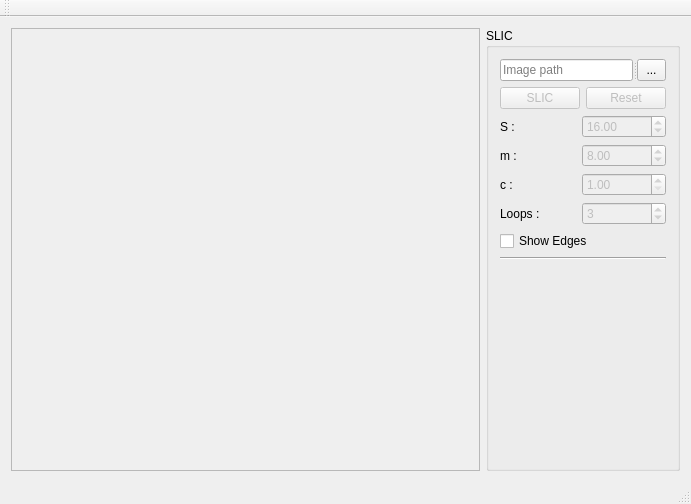
<?xml version="1.0" encoding="UTF-8"?>
<ui version="4.0">
 <class>QtGuiApplication1Class</class>
 <widget class="QMainWindow" name="QtGuiApplication1Class">
  <property name="geometry">
   <rect>
    <x>0</x>
    <y>0</y>
    <width>691</width>
    <height>504</height>
   </rect>
  </property>
  <property name="windowTitle">
   <string>SLIC Superpixels</string>
  </property>
  <widget class="QWidget" name="centralWidget">
   <layout class="QGridLayout" name="gridLayout_4">
    <item row="0" column="0">
     <widget class="QScrollArea" name="scrollArea">
      <property name="frameShape">
       <enum>QFrame::StyledPanel</enum>
      </property>
      <property name="frameShadow">
       <enum>QFrame::Sunken</enum>
      </property>
      <property name="sizeAdjustPolicy">
       <enum>QAbstractScrollArea::AdjustIgnored</enum>
      </property>
      <property name="widgetResizable">
       <bool>true</bool>
      </property>
      <property name="alignment">
       <set>Qt::AlignCenter</set>
      </property>
      <widget class="QWidget" name="scrollAreaWidgetContents">
       <property name="geometry">
        <rect>
         <x>0</x>
         <y>0</y>
         <width>487</width>
         <height>431</height>
        </rect>
       </property>
       <layout class="QGridLayout" name="gridLayout_2">
        <property name="leftMargin">
         <number>0</number>
        </property>
        <property name="topMargin">
         <number>0</number>
        </property>
        <property name="rightMargin">
         <number>0</number>
        </property>
        <property name="bottomMargin">
         <number>0</number>
        </property>
        <item row="0" column="0">
         <widget class="QLabel" name="imageHolder">
          <property name="frameShape">
           <enum>QFrame::NoFrame</enum>
          </property>
          <property name="text">
           <string/>
          </property>
          <property name="scaledContents">
           <bool>true</bool>
          </property>
          <property name="alignment">
           <set>Qt::AlignCenter</set>
          </property>
         </widget>
        </item>
       </layout>
      </widget>
     </widget>
    </item>
    <item row="0" column="1">
     <widget class="QGroupBox" name="groupBox">
      <property name="maximumSize">
       <size>
        <width>241</width>
        <height>16777215</height>
       </size>
      </property>
      <property name="title">
       <string>SLIC</string>
      </property>
      <layout class="QGridLayout" name="gridLayout">
       <item row="0" column="0" colspan="2">
        <widget class="QSplitter" name="splitter">
         <property name="orientation">
          <enum>Qt::Horizontal</enum>
         </property>
         <widget class="QLineEdit" name="txtPath">
          <property name="readOnly">
           <bool>true</bool>
          </property>
          <property name="placeholderText">
           <string>Image path</string>
          </property>
         </widget>
         <widget class="QToolButton" name="btnBrowse">
          <property name="text">
           <string>...</string>
          </property>
         </widget>
        </widget>
       </item>
       <item row="1" column="0" colspan="2">
        <layout class="QGridLayout" name="gridLayout_3">
         <item row="0" column="0">
          <widget class="QPushButton" name="btnSLIC">
           <property name="enabled">
            <bool>false</bool>
           </property>
           <property name="text">
            <string>SLIC</string>
           </property>
          </widget>
         </item>
         <item row="0" column="1">
          <widget class="QPushButton" name="btnReset">
           <property name="enabled">
            <bool>false</bool>
           </property>
           <property name="text">
            <string>Reset</string>
           </property>
          </widget>
         </item>
        </layout>
       </item>
       <item row="2" column="0">
        <widget class="QLabel" name="label">
         <property name="text">
          <string>S :</string>
         </property>
        </widget>
       </item>
       <item row="2" column="1">
        <widget class="QDoubleSpinBox" name="valueS">
         <property name="enabled">
          <bool>false</bool>
         </property>
         <property name="minimum">
          <double>10.000000000000000</double>
         </property>
         <property name="maximum">
          <double>9999999.000000000000000</double>
         </property>
         <property name="value">
          <double>16.000000000000000</double>
         </property>
        </widget>
       </item>
       <item row="3" column="0">
        <widget class="QLabel" name="label_2">
         <property name="text">
          <string>m :</string>
         </property>
        </widget>
       </item>
       <item row="3" column="1">
        <widget class="QDoubleSpinBox" name="valueM">
         <property name="enabled">
          <bool>false</bool>
         </property>
         <property name="minimum">
          <double>1.000000000000000</double>
         </property>
         <property name="maximum">
          <double>99999.000000000000000</double>
         </property>
         <property name="value">
          <double>8.000000000000000</double>
         </property>
        </widget>
       </item>
       <item row="4" column="0">
        <widget class="QLabel" name="label_4">
         <property name="text">
          <string>c :</string>
         </property>
        </widget>
       </item>
       <item row="4" column="1">
        <widget class="QDoubleSpinBox" name="valueC">
         <property name="enabled">
          <bool>false</bool>
         </property>
         <property name="minimum">
          <double>1.000000000000000</double>
         </property>
        </widget>
       </item>
       <item row="5" column="0">
        <widget class="QLabel" name="label_3">
         <property name="text">
          <string>Loops :</string>
         </property>
        </widget>
       </item>
       <item row="5" column="1">
        <widget class="QSpinBox" name="valueLoops">
         <property name="enabled">
          <bool>false</bool>
         </property>
         <property name="minimum">
          <number>1</number>
         </property>
         <property name="value">
          <number>3</number>
         </property>
        </widget>
       </item>
       <item row="6" column="0" colspan="2">
        <widget class="QCheckBox" name="valueEdges">
         <property name="text">
          <string>Show Edges</string>
         </property>
        </widget>
       </item>
       <item row="7" column="0" colspan="2">
        <widget class="Line" name="line">
         <property name="orientation">
          <enum>Qt::Horizontal</enum>
         </property>
        </widget>
       </item>
       <item row="8" column="0">
        <spacer name="verticalSpacer">
         <property name="orientation">
          <enum>Qt::Vertical</enum>
         </property>
         <property name="sizeHint" stdset="0">
          <size>
           <width>20</width>
           <height>228</height>
          </size>
         </property>
        </spacer>
       </item>
      </layout>
     </widget>
    </item>
   </layout>
  </widget>
  <widget class="QMenuBar" name="menuBar">
   <property name="geometry">
    <rect>
     <x>0</x>
     <y>0</y>
     <width>691</width>
     <height>21</height>
    </rect>
   </property>
  </widget>
  <widget class="QToolBar" name="mainToolBar">
   <attribute name="toolBarArea">
    <enum>TopToolBarArea</enum>
   </attribute>
   <attribute name="toolBarBreak">
    <bool>false</bool>
   </attribute>
  </widget>
  <widget class="QStatusBar" name="statusBar"/>
 </widget>
 <layoutdefault spacing="6" margin="11"/>
 <resources>
  <include location="QtGuiApplication1.qrc"/>
 </resources>
 <connections/>
</ui>
